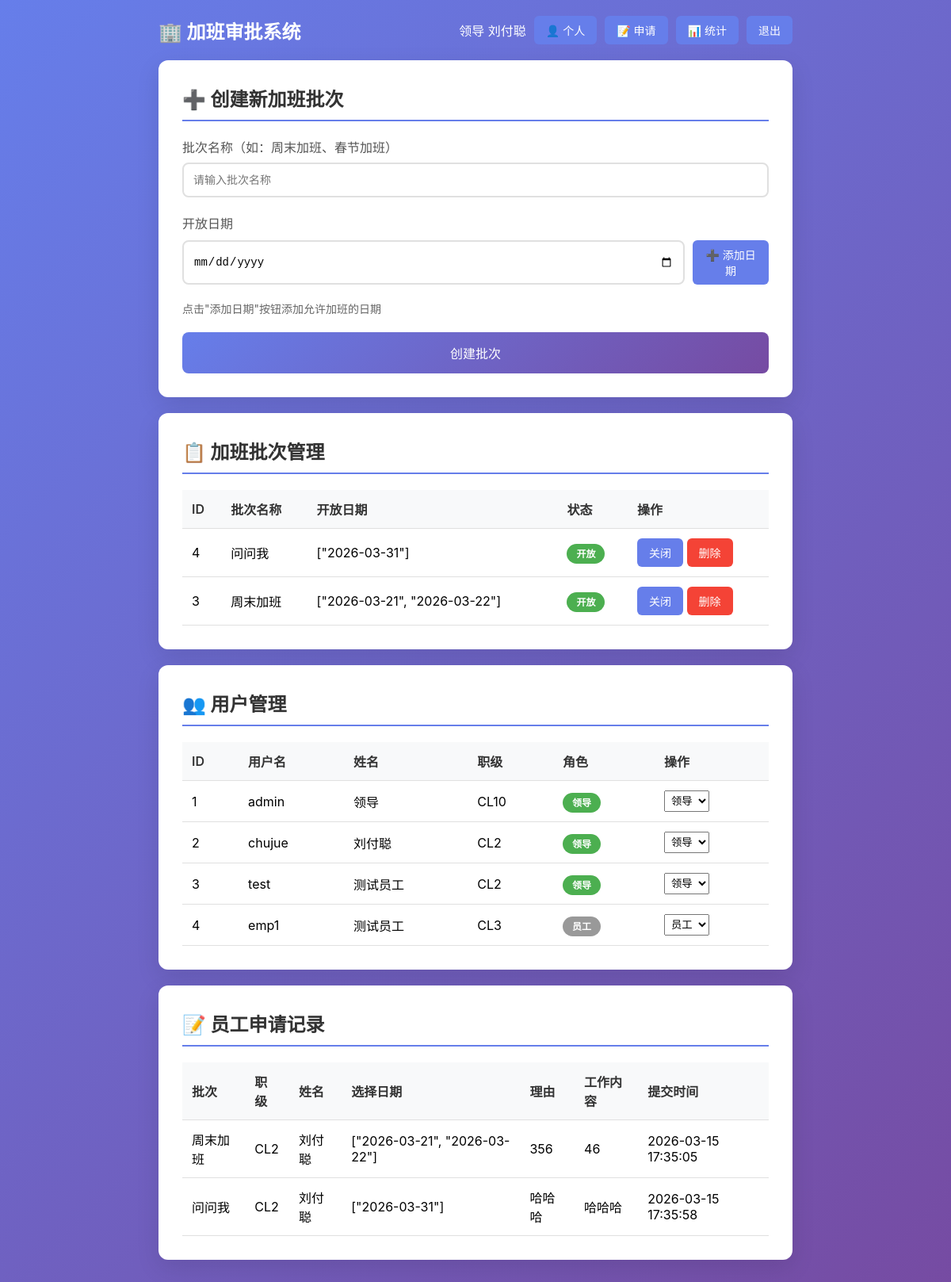
/admin (signed in), run on the app's committed database.
### tables this page shows
CREATE TABLE users (
        id INTEGER PRIMARY KEY AUTOINCREMENT,
        username TEXT UNIQUE NOT NULL,
        password TEXT NOT NULL,
        name TEXT NOT NULL,
        rank TEXT NOT NULL,
        is_admin INTEGER DEFAULT 0
    );

CREATE TABLE overtime_batches (
        id INTEGER PRIMARY KEY AUTOINCREMENT,
        name TEXT NOT NULL,
        dates TEXT NOT NULL,  -- JSON数组，如 ["2026-03-18", "2026-03-19"]
        is_open INTEGER DEFAULT 0,
        created_at TIMESTAMP DEFAULT CURRENT_TIMESTAMP
    );

CREATE TABLE applications (
        id INTEGER PRIMARY KEY AUTOINCREMENT,
        user_id INTEGER NOT NULL,
        batch_id INTEGER NOT NULL,
        selected_dates TEXT NOT NULL,  -- JSON数组，员工选择的日期
        reason TEXT NOT NULL,
        work_content TEXT NOT NULL,
        created_at TIMESTAMP DEFAULT CURRENT_TIMESTAMP,
        updated_at TIMESTAMP DEFAULT CURRENT_TIMESTAMP,
        FOREIGN KEY (batch_id) REFERENCES overtime_batches(id)
    );

### app.py (the view, shortened to what this page needs)
@app.route('/admin', methods=['GET', 'POST'])
def admin():
    if 'user_id' not in session or not session.get('is_admin'):
        return redirect(url_for('login'))
    conn = get_db()
    batches = conn.execute('SELECT * FROM overtime_batches ORDER BY created_at DESC').fetchall()
    applications = conn.execute('''SELECT a.*, u.name, u.rank, b.name as batch_name
                                   FROM applications a
                                   JOIN users u ON a.user_id = u.id
                                   JOIN overtime_batches b ON a.batch_id = b.id
                                   ORDER BY b.id, u.rank, u.name''').fetchall()
    users = conn.execute('SELECT * FROM users ORDER BY is_admin DESC, id ASC').fetchall()
    return render_template('admin.html', batches=batches, applications=applications, users=users)

### app.py (called while the page is built)
def get_db():
    if 'db' not in g:
        g.db = sqlite3.connect(DB_PATH)
        g.db.row_factory = sqlite3.Row
    return g.db

### templates/admin.html (shortened to what this page needs)
<!DOCTYPE html>
<html lang="zh-CN">
<head>
    <link rel="stylesheet" href="{{ url_for('static', filename='style.css') }}">
</head>
<body>
    <div class="container">
        <header>
            <h1>🏢 加班审批系统</h1>
            <div class="user-info">
                <span>领导 {{ session['name'] }}</span>
                <a href="{{ url_for('profile') }}" class="btn-small">👤 个人</a>
                <a href="{{ url_for('index') }}" class="btn-small">📝 申请</a>
                <a href="{{ url_for('stats') }}" class="btn-small">📊 统计</a>
                <a href="{{ url_for('logout') }}" class="btn-small">退出</a>
            </div>
        </header>
        <div class="card">
            <h2>➕ 创建新加班批次</h2>
            <form method="POST" id="addBatchForm">
                <div class="form-group">
                    <label>批次名称（如：周末加班、春节加班）</label>
                    <input type="text" name="name" required placeholder="请输入批次名称">
                </div>
                <div class="form-group">
                    <label>开放日期</label>
                    <div style="display: flex; gap: 10px; margin: 10px 0;">
                        <input type="date" id="datePicker">
                        <button type="button" class="btn-small" onclick="addDate()">➕ 添加日期</button>
                    </div>
                    <p class="hint">点击"添加日期"按钮添加允许加班的日期</p>
                </div>
                <button type="submit" class="btn">创建批次</button>
            </form>
        </div>
        <div class="card">
            <h2>📋 加班批次管理</h2>
            <table>
                <thead>
                    <tr>
                        <th>ID</th>
                        <th>批次名称</th>
                        <th>开放日期</th>
                        <th>状态</th>
                        <th>操作</th>
                    </tr>
                </thead>
                <tbody>
                    {% for batch in batches %}
                    <tr>
                        <td>{{ batch.id }}</td>
                        <td>{{ batch.name }}</td>
                        <td>{{ batch.dates }}</td>
                        <td>
                            {% if batch.is_open %}
                            <span class="badge badge-open">开放</span>
                            {% else %}
                            <span class="badge badge-closed">关闭</span>
                            {% endif %}
                        </td>
                        <td>
                            <form method="POST" style="display:inline;">
                                <button type="submit" class="btn-small">{{ '关闭' if batch.is_open else '开放' }}</button>
                            </form>
                            <form method="POST" style="display:inline;" onsubmit="return confirm('确定删除？此操作会删除所有相关申请');">
                                <button type="submit" class="btn-small btn-danger">删除</button>
                            </form>
                        </td>
                    </tr>
                    {% else %}
                    <tr>
                        <td colspan="5">暂无加班批次</td>
                    </tr>
                    {% endfor %}
                </tbody>
            </table>
        </div>
        <div class="card">
            <h2>👥 用户管理</h2>
            <table>
                <thead>
                    <tr>
                        <th>ID</th>
                        <th>用户名</th>
                        <th>姓名</th>
                        <th>职级</th>
                        <th>角色</th>
                        <th>操作</th>
                    </tr>
                </thead>
                <tbody>
                    {% for u in users %}
                    <tr>
                        <td>{{ u.id }}</td>
                        <td>{{ u.username }}</td>
                        <td>{{ u.name }}</td>
                        <td>{{ u.rank }}</td>
                        <td>
                            {% if u.is_admin %}
                            <span class="badge badge-open">领导</span>
                            {% else %}
                            <span class="badge badge-closed">员工</span>
                            {% endif %}
                        </td>
                        <td>
                            <form method="POST" style="display:inline;">
                                <select name="is_admin" onchange="this.form.submit()" style="padding: 4px;">
                                    <option value="0" {% if not u.is_admin %}selected{% endif %}>员工</option>
                                    <option value="1" {% if u.is_admin %}selected{% endif %}>领导</option>
                                </select>
                            </form>
                        </td>
                    </tr>
                    {% else %}
                    <tr>
                        <td colspan="6">暂无用户</td>
                    </tr>
                    {% endfor %}
                </tbody>
            </table>
        </div>
        <div class="card">
            <h2>📝 员工申请记录</h2>
            <table>
                <thead>
                    <tr>
                        <th>批次</th>
                        <th>职级</th>
                        <th>姓名</th>
                        <th>选择日期</th>
                        <th>理由</th>
                        <th>工作内容</th>
                        <th>提交时间</th>
                    </tr>
                </thead>
                <tbody>
                    {% for app in applications %}
                    <tr>
                        <td>{{ app.batch_name }}</td>
                        <td>{{ app.rank }}</td>
                        <td>{{ app.name }}</td>
                        <td>{{ app.selected_dates }}</td>
                        <td>{{ app.reason }}</td>
                        <td>{{ app.work_content }}</td>
                        <td>{{ app.created_at }}</td>
                    </tr>
                    {% else %}
                    <tr>
                        <td colspan="7">暂无申请记录</td>
                    </tr>
                    {% endfor %}
                </tbody>
            </table>
        </div>
    </div>
</body>
</html>

### static/style.css (style rules this page uses)
* { margin: 0; padding: 0; box-sizing: border-box; }
body { font-family: -apple-system, BlinkMacSystemFont, 'Segoe UI', 'PingFang SC', 'Hiragino Sans GB', 'Microsoft YaHei', sans-serif; background: linear-gradient(135deg, #667eea 0%, #764ba2 100%); min-height: 100vh; padding: 20px; }
.container { max-width: 800px; margin: 0 auto; }
h1 { color: white; text-align: center; margin-bottom: 30px; font-size: 2em; }
header { display: flex; justify-content: space-between; align-items: center; margin-bottom: 20px; flex-wrap: wrap; gap: 10px; }
header h1 { margin-bottom: 0; font-size: 1.5em; }
.user-info { display: flex; gap: 10px; align-items: center; color: white; }
.card { background: white; border-radius: 12px; padding: 30px; margin-bottom: 20px; box-shadow: 0 10px 30px rgba(0,0,0,0.1); }
.card h2 { color: #333; margin-bottom: 20px; padding-bottom: 10px; border-bottom: 2px solid #667eea; }
.form-group { margin-bottom: 20px; }
.form-group label { display: block; margin-bottom: 8px; color: #555; font-weight: 500; }
.form-group input, .form-group select, .form-group textarea { width: 100%; padding: 12px; border: 2px solid #e0e0e0; border-radius: 8px; font-size: 14px; transition: border-color 0.3s; }
.btn { background: linear-gradient(135deg, #667eea 0%, #764ba2 100%); color: white; border: none; padding: 14px 30px; border-radius: 8px; font-size: 16px; cursor: pointer; width: 100%; transition: transform 0.2s, box-shadow 0.2s; }
.btn-small { background: #667eea; color: white; padding: 8px 15px; border-radius: 6px; text-decoration: none; font-size: 14px; transition: background 0.2s; border: none; cursor: pointer; }
.badge { padding: 5px 12px; border-radius: 20px; font-size: 12px; font-weight: bold; }
.badge-open { background: #4caf50; color: white; }
.badge-closed { background: #999; color: white; }
.btn-danger { background: #f44336; }
.hint { color: #666; font-size: 14px; margin-bottom: 15px; }
table { width: 100%; border-collapse: collapse; margin-top: 15px; }
th, td { padding: 12px; text-align: left; border-bottom: 1px solid #e0e0e0; }
th { background: #f8f9fa; color: #333; font-weight: 600; }

### data on the page
users: name "刘付聪", id "2", username "chujue", rank "CL2", shows "领导", is_admin "领导"
overtime_batches: id "4", name "问问我", dates "[\"2026-03-31\"]", shows "开放", is_open "关闭"
overtime_batches: id "3", name "周末加班", dates "[\"2026-03-21\", \"2026-03-22\"]", shows "开放", is_open "关闭"
users: id "1", username "admin", name "领导", rank "CL10", is_admin "领导"
users: id "3", username "test", name "测试员工", rank "CL2", shows "领导", is_admin "领导"
users: id "4", username "emp1", name "测试员工", rank "CL3", is_admin "员工"
applications: batch_name "周末加班", rank "CL2", name "刘付聪", selected_dates "[\"2026-03-21\", \"2026-03-22\"]", reason "356", work_content "46", created_at "2026-03-15 17:35:05"
applications: batch_name "问问我", rank "CL2", name "刘付聪", selected_dates "[\"2026-03-31\"]", reason "哈哈哈", work_content "哈哈哈", created_at "2026-03-15 17:35:58"
